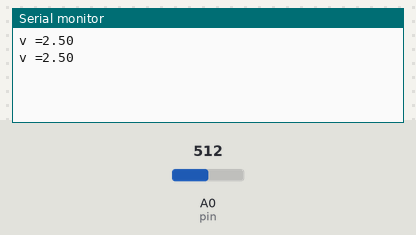
Bench run of a sketch on a simulated Arduino Uno, built with avr-gcc and run on an emulated ATmega328P. Parts: the last lines printed to the serial monitor. The inputs (shaded band) are chosen by the test bench; at power-on: A0 (pin) = 512.

Above: at 1.8 s.
1.9 s: A0 (pin) set to 716
At 2.8 s:
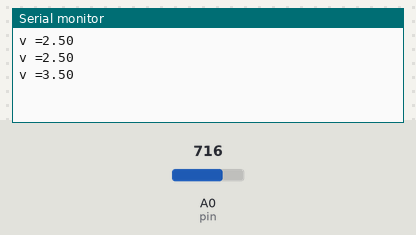
3.4 s: A0 (pin) set to 900
At 4.6 s:
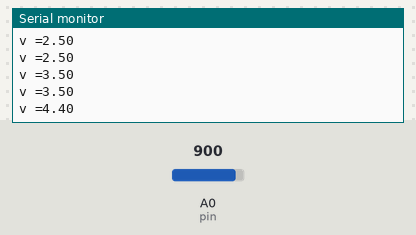
Timing chart, 0 to 6.4 s (numbered marks = the images above; inputs shaded):
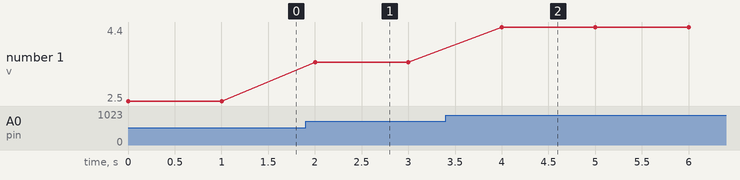

The sketch:

analogRea_Demonstration.ino
```cpp
// analogRead Demonstration
float v;
int pin=A0;
int rval;
int d=1000;
void setup() {
  pinMode(pin,INPUT);
  Serial.begin(9600);

}

void loop() {
  rval=analogRead(pin);
  v= (5./1023.)*rval;
  Serial.print("v =");
  Serial.println(v);
  delay(d);

}
```

Measured:
- after the input at 1.9 s, the serial monitor: prints a new line after 0.10 s (image 1)
- after the input at 3.4 s, the serial monitor: prints a new line after 0.60 s (image 2)
- plotted number 1: 2.5 → 3.5 after the input at 1.9 s, 3.5 → 4.4 after the input at 3.4 s
